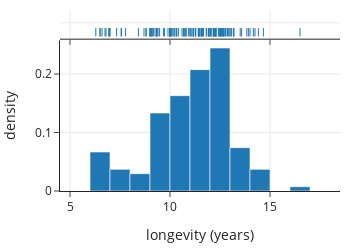

Notebook code cell kept with this figure:
### Markdown cell above
```python
px.histogram(dogs, x="longevity", marginal="rug", nbins=20,
             histnorm='probability')
```

### Code cell
f1 = px.histogram(dogs, x="longevity", marginal="rug", nbins=20,
             histnorm='probability',  width=350, height=250)

f1.update_xaxes(range=[4.5, 18.5])
f1.update_xaxes(title="longevity (years)", row=1, col=1) 
f1.update_yaxes(title="density", row=1, col=1)
f1.show()

### Figure 1 — Plotly figure (JSON) as saved in the notebook; plotly's stock layout.template omitted (floating-point values rounded to 4 significant figures; data arrays with more than 128 entries replaced by an {"elided": "..."} marker saying what was removed)
{"data": [{"alignmentgroup": "True", "bingroup": "x", "histnorm": "probability", "hovertemplate": "longevity=%{x}<br>probability=%{y}<extra></extra>", "legendgroup": "", "marker": {"color": "#1F77B4", "pattern": {"shape": ""}}, "name": "", "nbinsx": 20, "offsetgroup": "", "orientation": "v", "showlegend": false, "type": "histogram", "x": {"elided": "172 float values"}, "xaxis": "x", "yaxis": "y"}, {"alignmentgroup": "True", "boxpoints": "all", "fillcolor": "rgba(255,255,255,0)", "hoveron": "points", "hovertemplate": "longevity=%{x}<extra></extra>", "jitter": 0, "legendgroup": "", "line": {"color": "rgba(255,255,255,0)"}, "marker": {"color": "#1F77B4", "symbol": "line-ns-open"}, "name": "", "offsetgroup": "", "showlegend": false, "type": "box", "x": {"elided": "172 float values"}, "xaxis": "x2", "yaxis": "y2"}], "layout": {"barmode": "relative", "height": 250, "legend": {"tracegroupgap": 0}, "width": 350, "xaxis": {"anchor": "y", "domain": [0, 1], "range": [4.5, 18.5], "title": {"text": "longevity (years)"}, "type": "linear"}, "xaxis2": {"anchor": "y2", "domain": [0, 1], "matches": "x", "range": [4.5, 18.5], "showticklabels": false, "type": "linear"}, "yaxis": {"anchor": "x", "autorange": true, "domain": [0, 0.8316], "range": [0, 0.2573], "title": {"text": "density"}}, "yaxis2": {"anchor": "x2", "autorange": true, "domain": [0.8416, 1], "matches": "y2", "range": [-0.6169, 0.5], "showline": false, "showticklabels": false, "ticks": "", "type": "category"}}}
